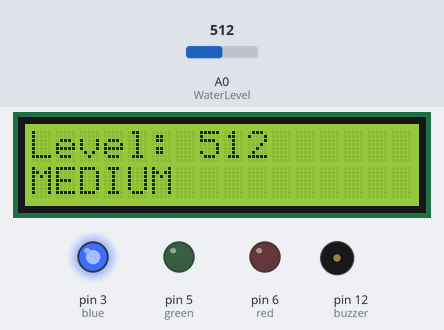
A sketch run on a simulated Arduino Uno, built with avr-gcc and run on an emulated ATmega328P. Shown: 16×2 character LCD, output pins drawn as LEDs (lit = HIGH), buzzer (waves = sounding, pin HIGH). Inputs (shaded band) come from the test bench; at power-on: A0 (WaterLevel) = 512. What the sketch prints to the serial monitor is not drawn.

Above: at 3.2 s.
3.3 s: A0 (WaterLevel) set to 307
At 4.6 s:
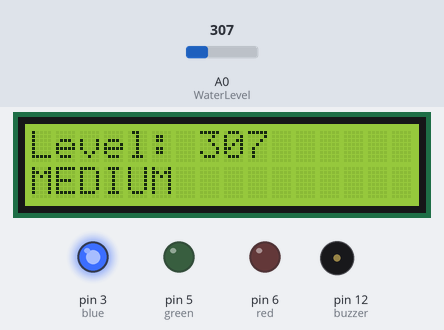
5.0 s: A0 (WaterLevel) set to 285
At 6.4 s:
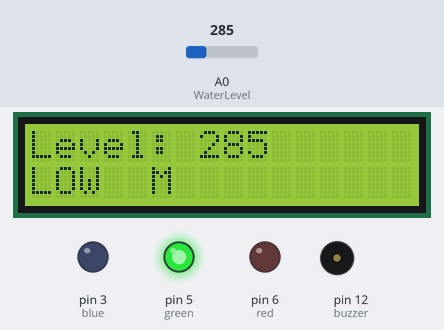
6.9 s: A0 (WaterLevel) set to 810
At 7.8 s:
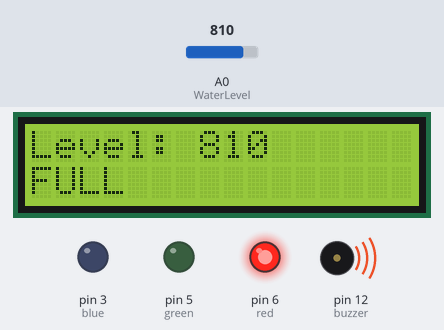
8.8 s: A0 (WaterLevel) set to 786
At 10.5 s:
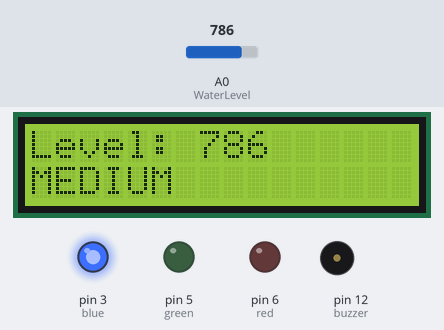
Timing chart, 0 to 11.7 s (numbered marks = the images above; inputs shaded):
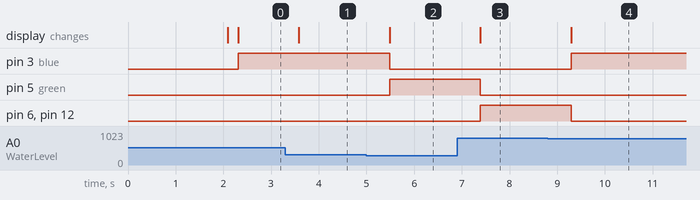

The sketch:

sketch.ino
```cpp
#include <Wire.h>
#include <LiquidCrystal_I2C.h>

LiquidCrystal_I2C lcd(0x27, 16, 2);


const int WaterLevel = A0;
const int buzzer = 12;
const int red = 6;
const int green = 5;
const int blue = 3;
const int max_Thr=800;
const int min_Thr=300;

void setup() {

  lcd.init();
  lcd.backlight();

  lcd.setCursor(0, 0);
  lcd.print("Water Monitor");
  delay(2000);
  lcd.clear();
  //Defining pinMode
  pinMode(buzzer , OUTPUT);
  pinMode(red, OUTPUT);
  pinMode(green , OUTPUT);
  pinMode(blue , OUTPUT);
  //Initialising Serial Monitor at 9600 baudrate
  Serial.begin(9600);

  Serial.println("Serial Monitor Begins....");
  Serial.println("GhOsT RoCks");
  Serial.println("Enter water level (0-1023):");


}

void loop() {

  int level = 0;
  level = analogRead(WaterLevel);
  Serial.println(level);
  delay(200);
  lcd.setCursor(0, 0);
  lcd.print("Level: ");
  lcd.print(level);

  lcd.setCursor(0, 1);

  if (level < min_Thr){

    lcd.print("LOW  ");
    digitalWrite(red, LOW);
    digitalWrite(green, HIGH);
    digitalWrite(blue, LOW);
    digitalWrite(buzzer, LOW);

  }
  else if (level < max_Thr){

    lcd.print("MEDIUM  ");
    digitalWrite(red, LOW);
    digitalWrite(green, LOW);
    digitalWrite(blue, HIGH);
    digitalWrite(buzzer, LOW);

  }
 else {

    lcd.print("FULL  ");
    digitalWrite(red, HIGH);
    digitalWrite(green, LOW);
    digitalWrite(blue, LOW);
    digitalWrite(buzzer, HIGH);

 }
  delay(100);


}
```

Measured:
- the behaviour switches between 300 and 299 on A0 (WaterLevel) (found by bisection; images 1 and 2)
- the behaviour switches between 800 and 799 on A0 (WaterLevel) (found by bisection; images 3 and 4)
- after the input at 3.3 s, the display: changes after 0.28 s (image 1)
- after the input at 5.0 s, pin 3 (blue): HIGH → LOW after 0.49 s; pin 5 (green): LOW → HIGH after 0.49 s; the display: changes after 0.49 s (image 2)
- after the input at 6.9 s, pin 5 (green): HIGH → LOW after 0.49 s; pin 6 (red), pin 12 (buzzer): LOW → HIGH after 0.49 s; the display: changes after 0.49 s (image 3)
- after the input at 8.8 s, pin 3 (blue): LOW → HIGH after 0.49 s; pin 6 (red), pin 12 (buzzer): HIGH → LOW after 0.49 s; the display: changes after 0.49 s (image 4)
